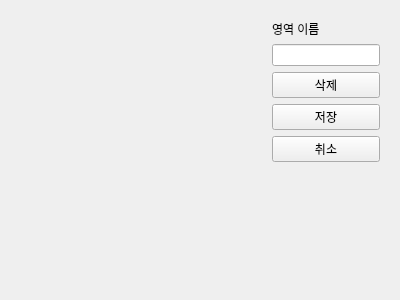
<?xml version="1.0" encoding="UTF-8"?>
<ui version="4.0">
 <class>AreaWidget</class>
 <widget class="QWidget" name="AreaWidget">
  <property name="geometry">
   <rect>
    <x>0</x>
    <y>0</y>
    <width>400</width>
    <height>300</height>
   </rect>
  </property>
  <property name="windowTitle">
   <string>AreaWidget</string>
  </property>
  <layout class="QHBoxLayout" name="horizontalLayout" stretch="1,0">
   <item>
    <widget class="QWidget" name="drawAreaWidget" native="true">
     <property name="minimumSize">
      <size>
       <width>160</width>
       <height>120</height>
      </size>
     </property>
    </widget>
   </item>
   <item>
    <widget class="QWidget" name="toolWidget" native="true">
     <layout class="QVBoxLayout" name="verticalLayout">
      <item>
       <widget class="QLabel" name="areaNameLabel">
        <property name="text">
         <string>영역 이름</string>
        </property>
       </widget>
      </item>
      <item>
       <widget class="QLineEdit" name="areaNameEdit"/>
      </item>
      <item>
       <widget class="QPushButton" name="deleteButton">
        <property name="text">
         <string>삭제</string>
        </property>
       </widget>
      </item>
      <item>
       <widget class="QPushButton" name="saveButton">
        <property name="text">
         <string>저장</string>
        </property>
       </widget>
      </item>
      <item>
       <widget class="QPushButton" name="backButton">
        <property name="text">
         <string>취소</string>
        </property>
       </widget>
      </item>
      <item>
       <spacer name="verticalSpacer">
        <property name="orientation">
         <enum>Qt::Vertical</enum>
        </property>
        <property name="sizeHint" stdset="0">
         <size>
          <width>20</width>
          <height>122</height>
         </size>
        </property>
       </spacer>
      </item>
     </layout>
    </widget>
   </item>
  </layout>
 </widget>
 <resources/>
 <connections/>
</ui>
